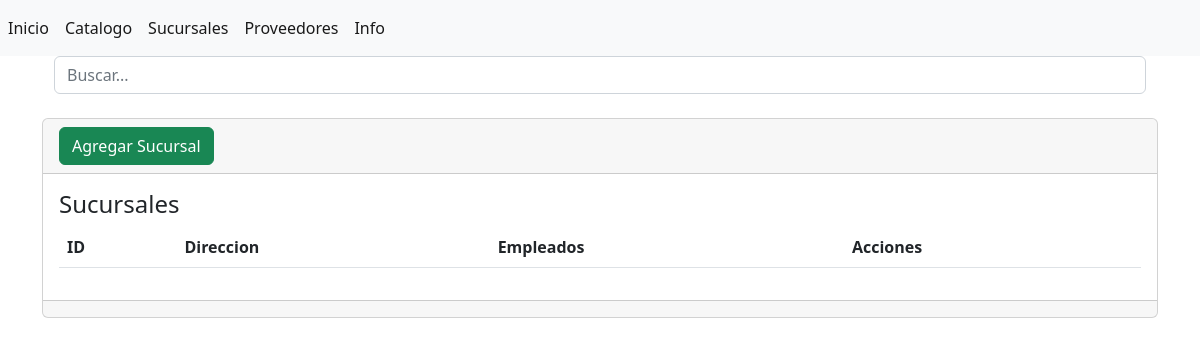
Page /sucursales on the earlier database version.
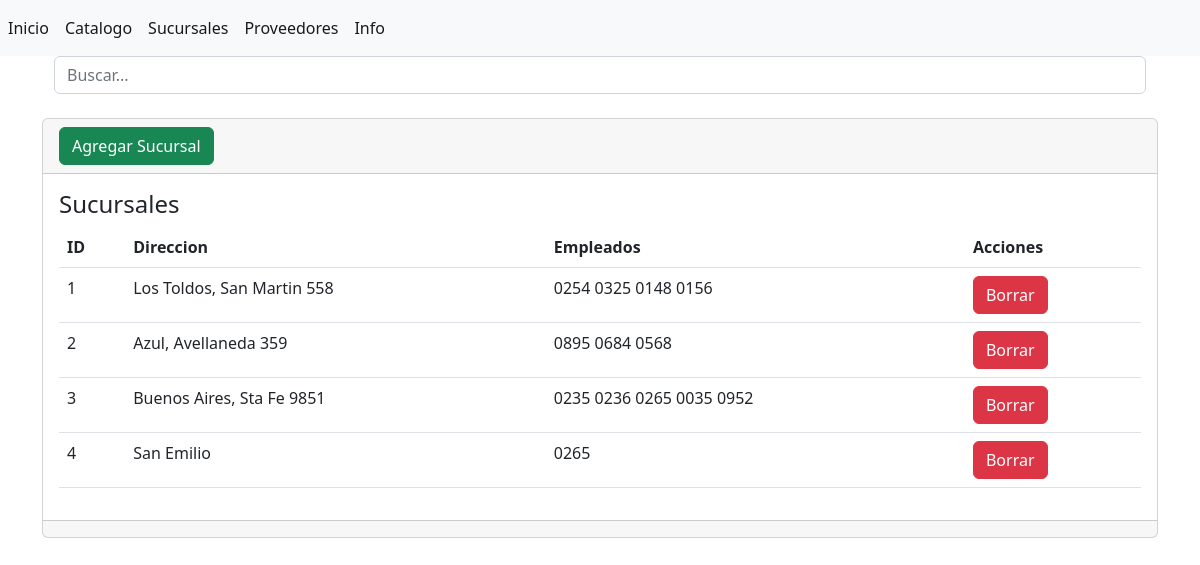
Same page on the later database version.
### Muebleria/models.py (models this page shows, shortened)
class Sucursales(models.Model):
   id = models.AutoField(primary_key=True)
   direccion = models.CharField(max_length=50, verbose_name= 'Direccion de la sucursal')
   empleados= models.TextField(null=True, verbose_name='Id de los empleados')

### Muebleria/views.py (the view)
# urls.py: path('sucursales', views.sucursales, name='sucursales'),
def sucursales(request):
    queryset= request.GET.get('buscar')
    Sucursals = Sucursales.objects.filter
    if queryset:
      Sucursals = Sucursales.objects.filter(
        Q(direccion__icontains= queryset) |
        Q(empleados__icontains=queryset)
        ).distinct()
    return render (request,'Sucursales/index.html',{'Sucursals': Sucursals})

### Muebleria/templates/Sucursales/index.html (shortened to what this page needs)
{% extends "base.html" %}
{% block contenido %}
<div class="container">
    <div class="row">
        <div class= "div.col-md-12 search">
            <form method="get">
                <div id="custom-search-input">
                    <input type="text" class="form-control" placeholder="Buscar..." name="buscar">
                    <span class="input-group-list">
                      <button type="submit" class="boton btn success"></button>
                    </span>
                </div>
            </form>
        </div>
    </div>
</div>
<div class="card">
    <div class="card-header">
        <a name="" id="" class="btn btn-success" href="{% url 'agregarsucursal' %}" role="button">Agregar Sucursal</a>
    </div>
    <div class="card-body">
        <h4 class="card-title">Sucursales</h4>
        <table class="table">
            <thead>
                <tr>
                    <th>ID</th>
                    <th>Direccion</th>
                    <th>Empleados</th>
                    <th>Acciones</th>
                </tr>
            </thead>
            <tbody>
                {% for sucursal in Sucursals %}
                <tr>
                    <td >{{sucursal.id}}</td>
                    <td>{{sucursal.direccion}}</td>
                    <td>{{sucursal.empleados}}</td>
                    <td>
                       <a name="" id="" class="btn btn-danger" href="{% url 'eliminarsucursal' sucursal.id %}" role="button">Borrar</a>
                    </td>
                </tr>
                {%endfor%}
            </tbody>
        </table>
    </div>
    <div class="card-footer text-muted">
    </div>
</div>
{%endblock%}

Differences in the rows shown:
added Sucursales: id "1", direccion "Los Toldos, San Martin 558", empleados "0254 0325 0148 0156"
added Sucursales: id "2", direccion "Azul, Avellaneda 359", empleados "0895 0684 0568"
added Sucursales: id "3", direccion "Buenos Aires, Sta Fe 9851", empleados "0235 0236 0265 0035 0952"
added Sucursales: id "4", direccion "San Emilio", empleados "0265"
